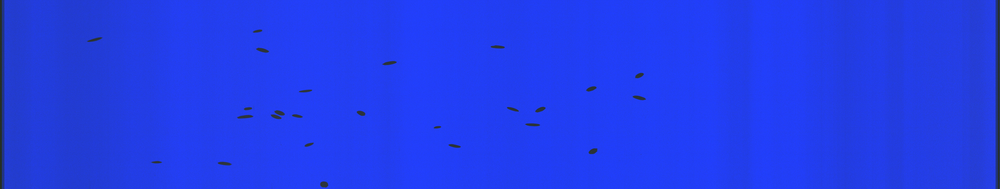
#> input picture good_pics/202097104639.bmp, 1000 x 189 px, shrunk from 2716 x 512 before the run; its folder holds 4 pictures in this run
$ python main.py
#> lines starting #> are read from the running program, lines starting #| are printed output that depends on the picture; after the words box and inside, x2 and y2 are one past the last pixel; in counts of white or black regions, pixels touching at a corner belong together
#> further down, image is the input picture: shape (189, 1000, 3); mean B, G, R 235, 61.7, 34.5
import math

import cv2 as cv
import numpy as np
import pandas as pd
import os
import random as random
from sklearn import preprocessing

def normalize(width, height, area, length, eccentricity):
    x_array = np.array([width, height, area, length, eccentricity])
    n_arr = preprocessing.normalize([x_array])
    return n_arr[0][0], n_arr[0][1], n_arr[0][2], n_arr[0][3], n_arr[0][4]


def rotate_image(image, angle):
    height, width = image.shape[:2]  # image shape has 3 dimensions
    image_center = (
        width / 2,
        height / 2)  # getRotationMatrix2D needs coordinates in reverse order (width, height) compared to shape

    rotation_mat = cv.getRotationMatrix2D(image_center, angle, 1.)

    # rotation calculates the cos and sin, taking absolutes of those.
    abs_cos = abs(rotation_mat[0, 0])
    abs_sin = abs(rotation_mat[0, 1])

    # find the new width and height bounds
    bound_w = int(height * abs_sin + width * abs_cos)
    bound_h = int(height * abs_cos + width * abs_sin)

    # subtract old image center (bringing image back to origo) and adding the new image center coordinates
    rotation_mat[0, 2] += bound_w / 2 - image_center[0]
    rotation_mat[1, 2] += bound_h / 2 - image_center[1]

    # rotate image with the new bounds and translated rotation matrix
    rotated_mat = cv.warpAffine(image, rotation_mat, (bound_w, bound_h))
    return rotated_mat


def resize_img(img, scale_percent):
    width = int(img.shape[1] * scale_percent / 100)
    height = int(img.shape[0] * scale_percent / 100)
    dim = (width, height)

    # resize image
    return cv.resize(img, dim, interpolation=cv.INTER_AREA)


def to_exel(file_name, width_arr, height_arr, area_arr, length_arr, eccentricity_arr, class_value):
    inner_df = pd.read_excel(file_name)
    df = pd.DataFrame({'Ширина': width_arr,
                       'Высота': height_arr,
                       'Площадь': area_arr,
                       'Периметр': length_arr,
                       'Эксцентриситет': eccentricity_arr,
                       'Результат': class_value,
                       })

    frames = [inner_df, df]
    result_df = pd.concat(frames, sort=False)
    result_df.to_excel(file_name, index=False)


def find_counts(img, class_value):
#> called with class_value = 1
    width_arr = list()
    height_arr = list()
    area_arr = list()
    length_arr = list()
    cx_arr = list()
    cy_arr = list()
    eccentricity_arr = list()
    roundness_arr = list()

    for i in range(1, len(img)):
        for j in range(len(img[i])):
            value_to_minus = img[0][j]
            for k in range(len(img[i][j])):
                if int(img[i][j][k]) < int(value_to_minus[k]):
                    img[i][j][k] = int(value_to_minus[k]) - int(img[i][j][k])
                else:
                    img[i][j][k] = int(img[i][j][k]) - int(value_to_minus[k])
            if img[i][j][2] < 4:
                img[i][j] = [255, 255, 255]
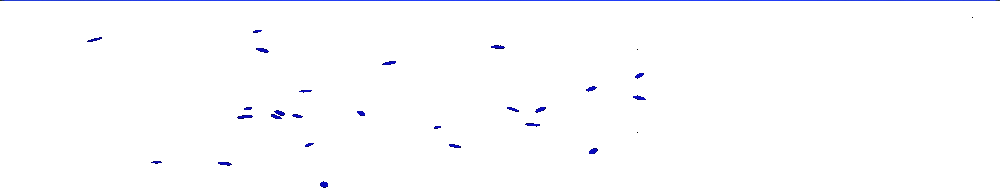
#> img: shape (189, 1000, 3); mean B, G, R 254.5, 252.9, 252.7

    cv.imwrite('/results_pics/result.bmp', img)

    img_grey = cv.cvtColor(img, cv.COLOR_BGR2GRAY)
    thresh = 100
    ret, thresh_img = cv.threshold(img_grey, thresh, 255, cv.THRESH_BINARY)
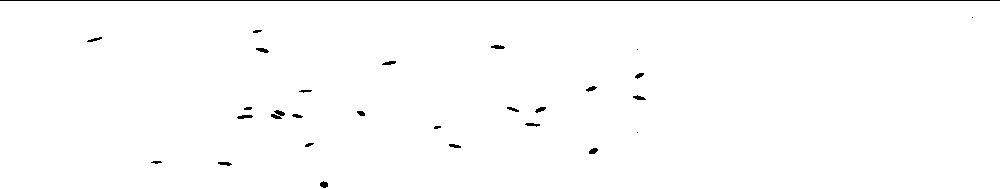
#> thresh_img: shape (189, 1000); 99% white; black in thin lines or dots
#> ret = 100
    contours, hierarchy = cv.findContours(thresh_img, cv.RETR_TREE, cv.CHAIN_APPROX_SIMPLE)
#> contours = 29 contours, 3 with area under 20; largest, box (x1, y1, x2, y2) and area: (0, 1, 1000, 189) 186813, (236, 114, 254, 120) 62, (490, 44, 506, 50) 56, (255, 47, 270, 54) 56, (217, 161, 233, 167) 54
    updated_contours = []

    for contour in contours:
        area = cv.contourArea(contour)
        length = cv.arcLength(contour, True)
        eccentricity = 0
        roundness = 0

        if len(contour) >= 5:
            ellipse = cv.fitEllipse(contour)
            width_ellipse = ellipse[1][0]
            height_ellipse = ellipse[1][1]
            majorAxis = height_ellipse if height_ellipse > width_ellipse else width_ellipse
            minorAxis = width_ellipse if height_ellipse > width_ellipse else height_ellipse
            eccentricity = math.sqrt(1 - pow(minorAxis / majorAxis, 2))
            roundness = pow(length, 2) / (2 * 3.1416 * area)  # Гладкость

        M = cv.moments(contour)
        rect = cv.minAreaRect(contour)
        (x, y), (width, height), angle = rect
        cx = 0
        cy = 0
        if M['m00'] > 0:
            cx = M['m10'] / M['m00']
            cy = M['m01'] / M['m00']

        if (area > 10) & (area < 10000):
            n_width, n_height, n_area, n_length, n_eccentricity = normalize(width, height, area, length, eccentricity)
            width_arr.append(n_width)
            length_arr.append(n_length)
            height_arr.append(n_height)
            area_arr.append(n_area)
            eccentricity_arr.append(n_eccentricity)

            #  Без нормализации
            cx_arr.append(cx)
            cy_arr.append(cy)
            roundness_arr.append(roundness)
            updated_contours.append(contour)
#> this loop made 29 passes
#> (area, length, eccentricity, roundness, ellipse, width_ellipse, height_ellipse, majorAxis) on pass 27: (50.5, 37.56, 0.97, 4.45, ((94.35, 39.17), (4.18, 17.08), 74.97), 4.18, 17.08, 17.08)
#> (contour, area, length, eccentricity, roundness, x, y) on pass 1: ([[0, 1], [0, 188], [999, 188], [999, 1]], 186813, 2372, 0, 0, 499.5, 94.5)

    to_exel('./excels/rice_withOUT_spreading.xlsx', width_arr, height_arr, area_arr, length_arr, eccentricity_arr,
            class_value)
    img_contours = np.zeros(img.shape)
    cv.drawContours(img_contours, updated_contours, -1, (0, 255, 0), 1)
    cv.imwrite('result_countours.bmp', img_contours)
    print('hi')


if __name__ == '__main__':
    dir_name = "good_pics"
    pics_dir = os.listdir(dir_name)
    randomNumber = random.randint(1, 10)

    for item in [1, 2, 3, 4, 5, 6, 7]:
        image = cv.imread('good_pics/' + pics_dir[item])
        if item > 200:
            print('SPEADING')
            resizeAmount = random.randint(50, 70)
            angle = random.randint(30, 50)

            changed_img = resize_img(image, resizeAmount)
            changed_img = rotate_image(changed_img, angle)
            find_counts(changed_img, 1)
#> (the run stopped early here; a loop or call above may not have finished)
